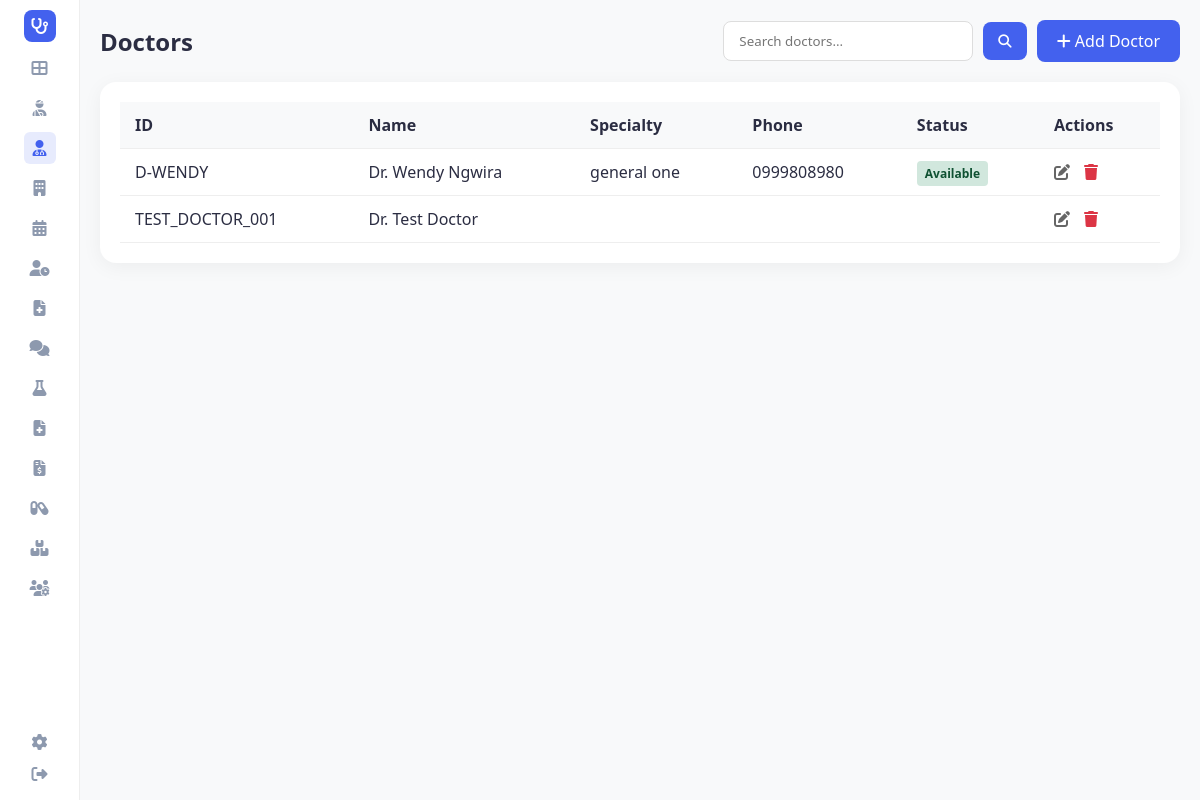
The app's page /doctors (signed in) with its own data.
### tables this page shows
CREATE TABLE doctors (
                doctor_id TEXT PRIMARY KEY,
                first_name TEXT,
                last_name TEXT,
                specialty TEXT,
                phone TEXT,
                email TEXT,
                schedule TEXT,
                status TEXT
            , is_deleted INTEGER DEFAULT 0, deleted_at TEXT, is_locum INTEGER DEFAULT 0, locum_name TEXT DEFAULT '');

### app.py (the view)
@app.route('/doctors')
def doctors():
    search_term = request.args.get('search', '').lower()
    page = request.args.get('page', 1, type=int)
    per_page = 20
    if search_term:
        all_results = hms.search_doctors(search_term)
        total_count = len(all_results)
        doctors_slice, total_pages = paginate_list(all_results, page, per_page)
    else:
        conn = hms.db.get_connection()
        cursor = conn.cursor()
        cursor.execute("SELECT COUNT(*) FROM doctors")
        total_count = cursor.fetchone()[0]
        cursor.execute("SELECT * FROM doctors LIMIT ? OFFSET ?", (per_page, (page - 1) * per_page))
        rows = cursor.fetchall()
        doctors_slice = [hms.db._row_to_obj(Doctor, row) for row in rows]
        conn.close()
        total_pages = math.ceil(total_count / per_page)
    return render_template('doctors.html', doctors=doctors_slice, active_page='doctors',
                           search_term=search_term, page=page, total_pages=total_pages, total_count=total_count)

### app.py (called while the page is built)
@app.before_request
def require_login():
    allowed_routes = ['login', 'register', 'static']
    if request.endpoint not in allowed_routes and 'user_id' not in session:
        return redirect(url_for('login'))

@app.context_processor
def inject_user():
    username = session.get('username')
    role = session.get('role')
    unread = 0
    if username:
        unread = hms.get_unread_count(username, role)
    return dict(current_user=username, current_role=role, unread_messages_count=unread, hms=hms)

### database/db_manager.py (called while the page is built)
    def get_connection(self):
        conn = sqlite3.connect(self.db_file)
        conn.row_factory = sqlite3.Row
        return conn

    def _row_to_obj(self, cls: Type[T], row: sqlite3.Row) -> T:
        d = dict(row)
        for field in fields(cls):
            if field.type in (dict, Dict[str, Any], list, List[Any]) and d.get(field.name):
                try:
                    d[field.name] = json.loads(d[field.name])
                except:
                    pass
            elif field.type == bool and field.name in d:
                d[field.name] = bool(d[field.name])
        allowed = {f.name for f in fields(cls)}
        filtered = {k: v for k, v in d.items() if k in allowed}
        return cls(**filtered)

### main.py (called while the page is built)
    def get_unread_count(self, user_id: str, role: str) -> int:
        conn = self.db.get_connection()
        cursor = conn.cursor()
        cursor.execute("""
            SELECT COUNT(*) FROM messages
            WHERE is_read = 0 AND (recipient_id = ? OR recipient_id = ? OR recipient_id = 'all')
        """, (user_id, role))
        count = cursor.fetchone()[0]
        conn.close()
        return count

### templates/doctors.html (shortened to what this page needs)
<!DOCTYPE html>
<html lang="en">
<head>
    <link rel="stylesheet" href="{{ url_for('static', filename='style.css') }}">
    <link rel="stylesheet" href="https://cdnjs.cloudflare.com/ajax/libs/font-awesome/6.4.0/css/all.min.css">
</head>
<body>
    <div class="container">
        {% include 'sidebar.html' %}
        <main class="main-content">
            <div class="header-actions">
                <h2>Doctors</h2>
                <div style="display: flex; gap: 10px;">
                    <form action="{{ url_for('doctors') }}" method="get" class="search-form" style="display: flex; align-items: center; gap: 10px;">
                        <input type="text" name="search" placeholder="Search doctors..." value="{{ search_term if search_term else '' }}" style="padding: 10px 15px; border: 1px solid #ddd; border-radius: 8px; outline: none; width: 250px;">
                        <button type="submit" style="background-color: #4361ee; color: white; border: none; padding: 10px 15px; border-radius: 8px; cursor: pointer;"><i class="fas fa-search"></i></button>
                    </form>
                    <a href="{{ url_for('add_doctor') }}" class="btn-add"><i class="fas fa-plus"></i> Add Doctor</a>
                </div>
            </div>
            <div class="table-container">
                <table>
                    <thead>
                        <tr>
                            <th>ID</th>
                            <th>Name</th>
                            <th>Specialty</th>
                            <th>Phone</th>
                            <th>Status</th>
                            <th>Actions</th>
                        </tr>
                    </thead>
                    <tbody>
                        {% for doctor in doctors %}
                        <tr>
                            <td>{{ doctor.doctor_id }}</td>
                            <td>
                                Dr. {{ doctor.first_name }} {{ doctor.last_name }}
                            </td>
                            <td>{{ doctor.specialty }}</td>
                            <td>{{ doctor.phone }}</td>
                            <td>
                                <span class="status-badge status-{{ doctor.status|lower }}">{{ doctor.status }}</span>
                            </td>
                            <td class="actions">
                                <a href="{{ url_for('edit_doctor', doctor_id=doctor.doctor_id) }}" title="Edit"><i class="fas fa-edit"></i></a>
                                <a href="{{ url_for('delete_doctor', doctor_id=doctor.doctor_id) }}" class="delete" title="Delete" onclick="return confirm('Are you sure you want to delete this doctor?')"><i class="fas fa-trash"></i></a>
                            </td>
                        </tr>
                        {% endfor %}
                    </tbody>
                </table>
            </div>
        </main>
    </div>
</body>
</html>

### static/style.css (style rules this page uses)
:root { --primary-color: #4361ee; --secondary-color: #3f37c9; --success-color: #4cc9f0; --warning-color: #f72585; --text-dark: #2b2d42; --text-light: #8d99ae; --bg-light: #f8f9fa; --white: #ffffff; --sidebar-width: 80px; --border-radius: 16px; --shadow: 0 4px 20px rgba(0, 0, 0, 0.05); }
* { margin: 0; padding: 0; box-sizing: border-box; font-family: 'Segoe UI', Tahoma, Geneva, Verdana, sans-serif; }
body { background-color: var(--bg-light); color: var(--text-dark); min-height: 100vh; margin: 0; }
.container { display: flex !important; min-height: 100vh !important; height: auto !important; overflow: visible !important; }
.main-content { flex: 1 !important; padding: 20px !important; display: flex; flex-direction: column; min-width: 0; }

### templates/doctors.html (style rules this page uses)
.table-container { background-color: white; padding: 20px; border-radius: 16px; box-shadow: 0 4px 20px rgba(0, 0, 0, 0.05); }
.header-actions { display: flex; justify-content: space-between; align-items: center; margin-bottom: 20px; }
.btn-add { background-color: #4361ee; color: white; padding: 10px 20px; text-decoration: none; border-radius: 8px; font-weight: 500; }
table { width: 100%; border-collapse: collapse; }
th, td { padding: 12px 15px; text-align: left; border-bottom: 1px solid #eee; }
th { background-color: #f8f9fa; font-weight: 600; }
.actions a { margin-right: 10px; color: #666; text-decoration: none; }
.actions a.delete { color: #dc3545; }
.status-badge { padding: 4px 8px; border-radius: 4px; font-size: 12px; font-weight: 600; }
.status-available { background-color: #d1e7dd; color: #0f5132; }

### records on screen
doctors: doctor_id "D-WENDY", first_name "Wendy", last_name "Ngwira", specialty "general one", phone "0999808980", status "Available"
doctors: doctor_id "TEST_DOCTOR_001", first_name "Test", last_name "Doctor"
